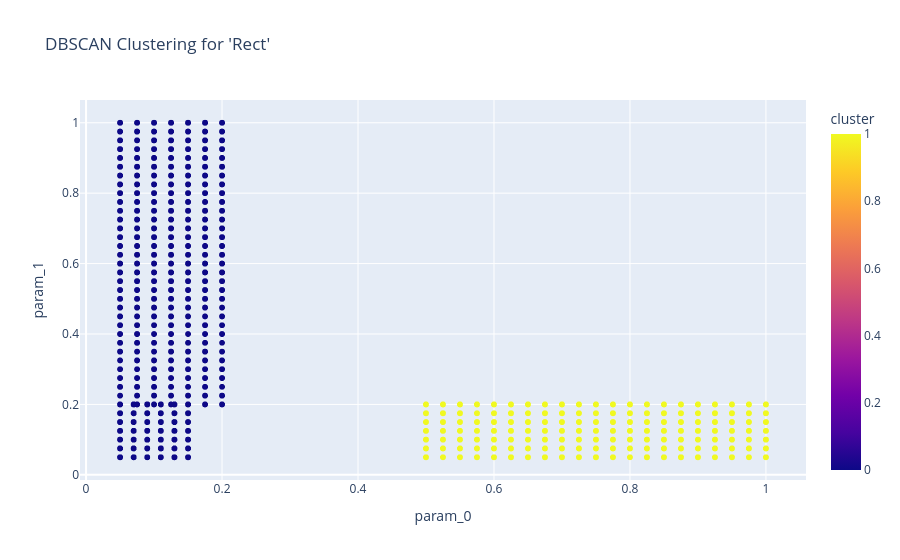
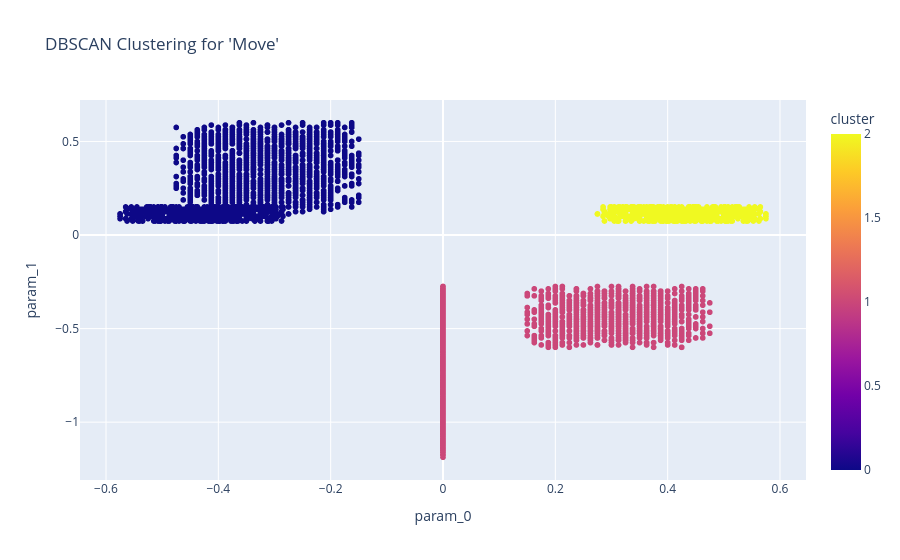

Notebook code for these charts, in order:
### Markdown cell above
# 5. Abstraction after Clustering

### Code cell
print("\n--- PHASE 2: ABSTRACTION ON CLUSTERED STRUCTURES ---")

# 2.1. Cluster a list of specified structures
# Define which structures you want to attempt to cluster.
structure_names_to_cluster = ["Rect", "Move"] # CHANGED: Now a list
all_clustered_structures = {}

print(f"\nAttempting to cluster structures: {structure_names_to_cluster}...")

for structure_name in structure_names_to_cluster:
    print(f"\n--- Clustering '{structure_name}' ---")
    
    # Get the parameters for the current structure
    params = structures.get(structure_name)
    if not params:
        print(f"Structure '{structure_name}' not found or is empty. Skipping.")
        continue
        
    df = make_df_from_structure(params)

    if df.empty or df.shape[1] == 0:
        print(f"No float parameters to cluster for '{structure_name}'. Skipping.")
        continue

    # Normalize and cluster using DBSCAN
    X = StandardScaler().fit_transform(df.values)
    # Note: You might need to tune eps and min_samples for different structures
    labels = DBSCAN(eps=0.5, min_samples=10).fit_predict(X)
    df["cluster"] = labels
    
    # Visualize the clusters for the current structure
    num_clusters_found = len(set(labels)) - (1 if -1 in labels else 0)
    print(f"Found {num_clusters_found} clusters for '{structure_name}'.")
    
    fig = px.scatter(
        df, 
        x="param_0", 
        y="param_1" if "param_1" in df.columns else None, 
        color="cluster",
        title=f"DBSCAN Clustering for '{structure_name}'"
    )
    fig.show()

    # Create new, more specific structures based on the clusters found
    cluster_map = defaultdict(list)
    for i, label in enumerate(labels):
        if label != -1:  # Ignore noise points
            # Create a unique name for the new clustered structure
            new_structure_name = f"{structure_name.lower()}_cluster_{label}"
            cluster_map[new_structure_name].append(params[i])
            
    # Add the newly found clusters to our collection
    all_clustered_structures.update(dict(cluster_map))

### Figure 1 — Plotly figure (JSON) as saved in the notebook; plotly's stock layout.template omitted (floating-point values rounded to 4 significant figures; data arrays with more than 128 entries replaced by an {"elided": "..."} marker saying what was removed)
{"data": [{"hovertemplate": "param_0=%{x}<br>param_1=%{y}<br>cluster=%{marker.color}<extra></extra>", "legendgroup": "", "marker": {"color": {"elided": "6144 int values"}, "coloraxis": "coloraxis", "symbol": "circle"}, "mode": "markers", "name": "", "showlegend": false, "type": "scattergl", "x": {"elided": "6144 float values"}, "xaxis": "x", "y": {"elided": "6144 float values"}, "yaxis": "y"}], "layout": {"coloraxis": {"colorbar": {"title": {"text": "cluster"}}, "colorscale": [[0, "#0d0887"], [0.1111, "#46039f"], [0.2222, "#7201a8"], [0.3333, "#9c179e"], [0.4444, "#bd3786"], [0.5556, "#d8576b"], [0.6667, "#ed7953"], [0.7778, "#fb9f3a"], [0.8889, "#fdca26"], [1, "#f0f921"]]}, "legend": {"tracegroupgap": 0}, "title": {"text": "DBSCAN Clustering for 'Rect'"}, "xaxis": {"anchor": "y", "domain": [0, 1], "title": {"text": "param_0"}}, "yaxis": {"anchor": "x", "domain": [0, 1], "title": {"text": "param_1"}}}}

### Figure 2 — Plotly figure (JSON) as saved in the notebook; plotly's stock layout.template omitted (floating-point values rounded to 4 significant figures; data arrays with more than 128 entries replaced by an {"elided": "..."} marker saying what was removed)
{"data": [{"hovertemplate": "param_0=%{x}<br>param_1=%{y}<br>cluster=%{marker.color}<extra></extra>", "legendgroup": "", "marker": {"color": {"elided": "4608 int values"}, "coloraxis": "coloraxis", "symbol": "circle"}, "mode": "markers", "name": "", "showlegend": false, "type": "scattergl", "x": {"elided": "4608 float values"}, "xaxis": "x", "y": {"elided": "4608 float values"}, "yaxis": "y"}], "layout": {"coloraxis": {"colorbar": {"title": {"text": "cluster"}}, "colorscale": [[0, "#0d0887"], [0.1111, "#46039f"], [0.2222, "#7201a8"], [0.3333, "#9c179e"], [0.4444, "#bd3786"], [0.5556, "#d8576b"], [0.6667, "#ed7953"], [0.7778, "#fb9f3a"], [0.8889, "#fdca26"], [1, "#f0f921"]]}, "legend": {"tracegroupgap": 0}, "title": {"text": "DBSCAN Clustering for 'Move'"}, "xaxis": {"anchor": "y", "domain": [0, 1], "title": {"text": "param_0"}}, "yaxis": {"anchor": "x", "domain": [0, 1], "title": {"text": "param_1"}}}}
